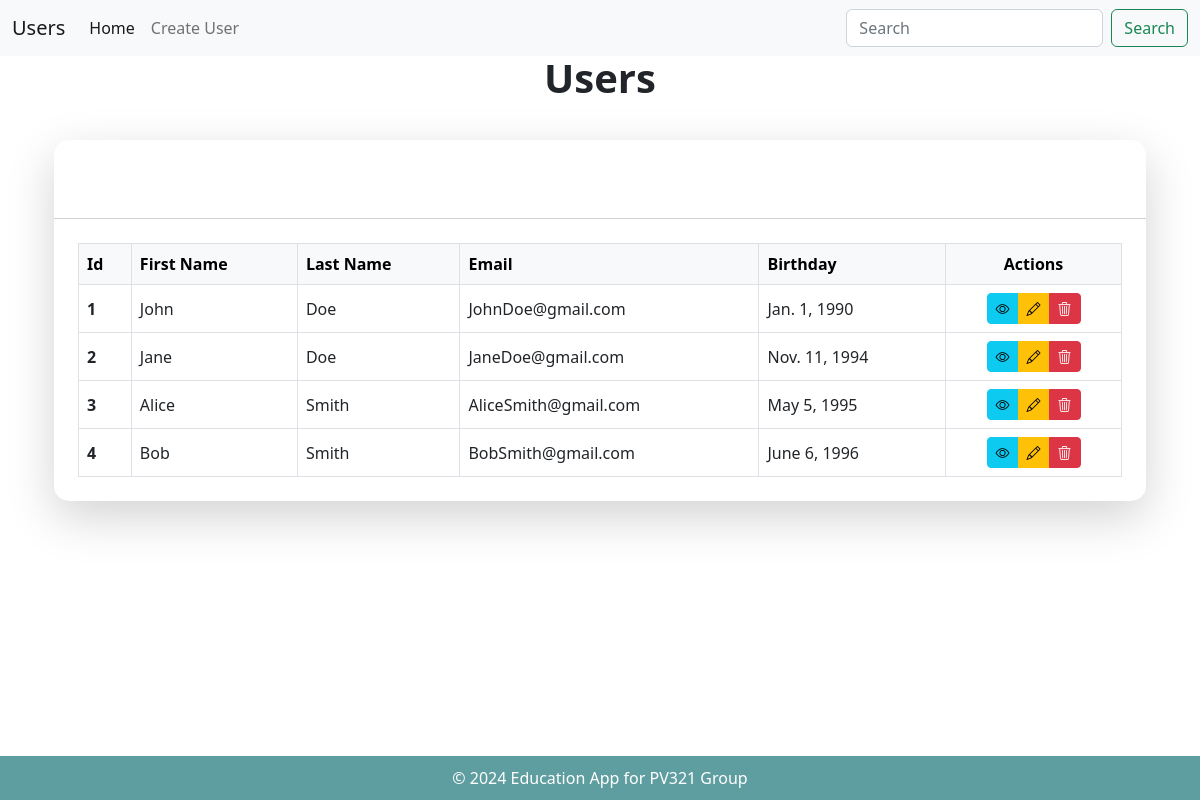
/users/, run on an earlier commit of the app's database.
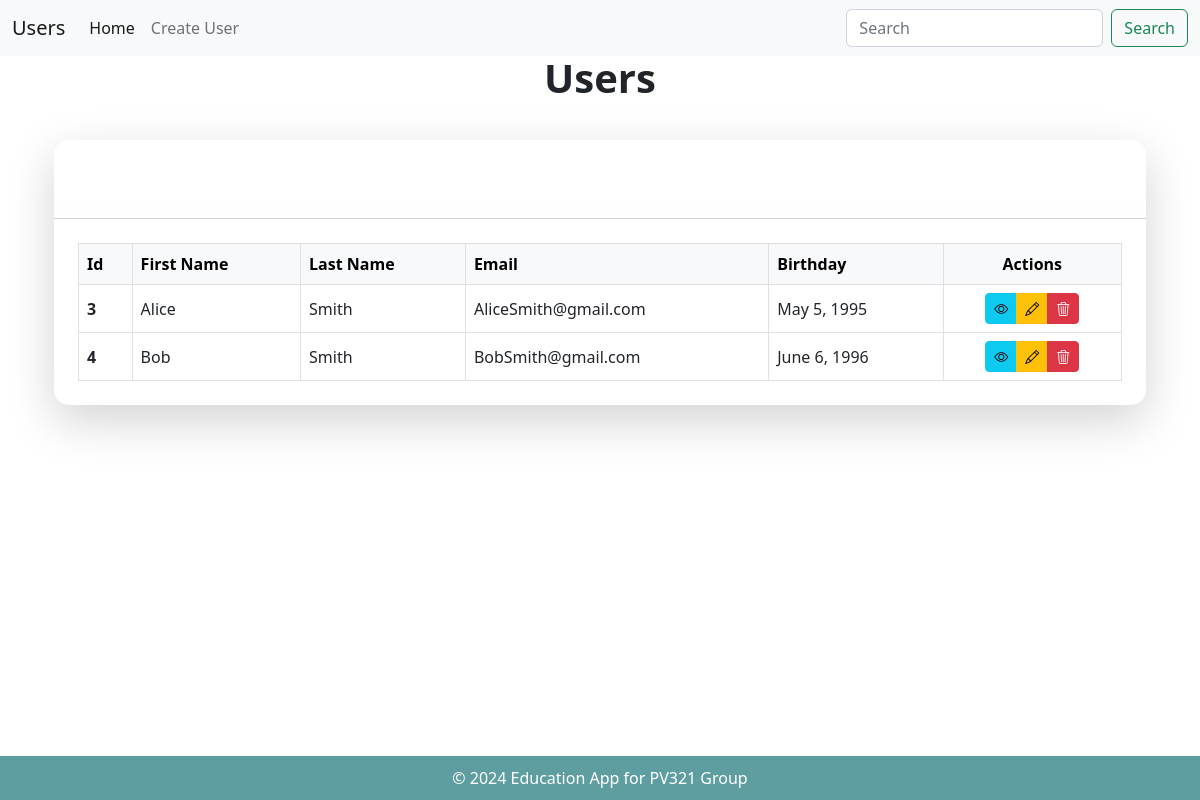
And on a later commit of the database.
### users/models.py (models this page shows)
class User(models.Model):
    first_name = models.CharField(max_length=30)
    last_name = models.CharField(max_length=30)
    email = models.EmailField()
    birthday = models.DateField()

### users/views.py (the view)
# urls.py: path('', views.list, name='list_films'),
def list(request):
    users = User.objects.all()
    return render(request, "list_users.html", {"users": users})

### films/context_processors.py (called while the page is built)
def saved_films_count(request):
    count = Film.objects.filter(is_saved=True).count()
    return {'saved_films_count': count}

### users/templates/list_users.html (shortened to what this page needs)
{% extends "_layout_users.html" %}
{% block header %}
<div class="d-flex justify-content-center align-items-center" style="height: 20px;">
    <h1 style="font-size: 2.5rem; font-weight: bold; text-align: center;">Users</h1>
</div>
{% endblock %}
{% block content %}
<div class="container mt-5">
    <div class="card shadow-lg border-0">
        <div class="card-header bg-gradient text-white text-center"
            style="background: linear-gradient(135deg, #6a11cb, #2575fc);">
            <h2 class="mb-0">User List</h2>
        </div>
        <div class="card-body p-4">
            <table class="table table-hover table-bordered align-middle">
                <thead class="table-light">
                    <tr>
                        <th scope="col">Id </th>
                        <th scope="col">First Name</th>
                        <th scope="col">Last Name</th>
                        <th scope="col">Email</th>
                        <th scope="col">Birthday</th>
                        <th scope="col" class="text-center">Actions</th>
                    </tr>
                </thead>
                <tbody>
                    {% for user in users %}
                    <tr>
                        <th scope="row">{{ user.id }}</th>
                        <td>{{ user.first_name }}</td>
                        <td>{{ user.last_name }}</td>
                        <td>{{ user.email }}</td>
                        <td>{{ user.birthday }}</td>
                        <td class="text-center">
                            <div class="btn-group" role="group">
                                <a href="{% url 'user_details' user.id %}" class="btn btn-info btn-sm" title="View User">
                                    <i class="bi bi-eye"></i>
                                </a>
                                <a href="{% url 'edit_user' user.id %}" class="btn btn-warning btn-sm" title="Edit User">
                                    <i class="bi bi-pencil"></i>
                                </a>
                                <button type="button" class="btn btn-danger btn-sm" data-bs-toggle="modal" data-bs-target="#deleteModal{{ user.id }}" title="Delete User">
                                    <i class="bi bi-trash3"></i>
                                </button>
                            </div>
                        </td>
                    </tr>
                    {% endfor %}
                </tbody>
            </table>
        </div>
    </div>
</div>
<link href="https://cdn.jsdelivr.net/npm/bootstrap-icons/font/bootstrap-icons.css" rel="stylesheet">
{% endblock %}

What changed in the data, as far as the page shows it:
removed User: id "1", first_name "John", last_name "Doe", email "JohnDoe@gmail.com", birthday "Jan. 1, 1990"
removed User: id "2", first_name "Jane", last_name "Doe", email "JaneDoe@gmail.com", birthday "Nov. 11, 1994"
